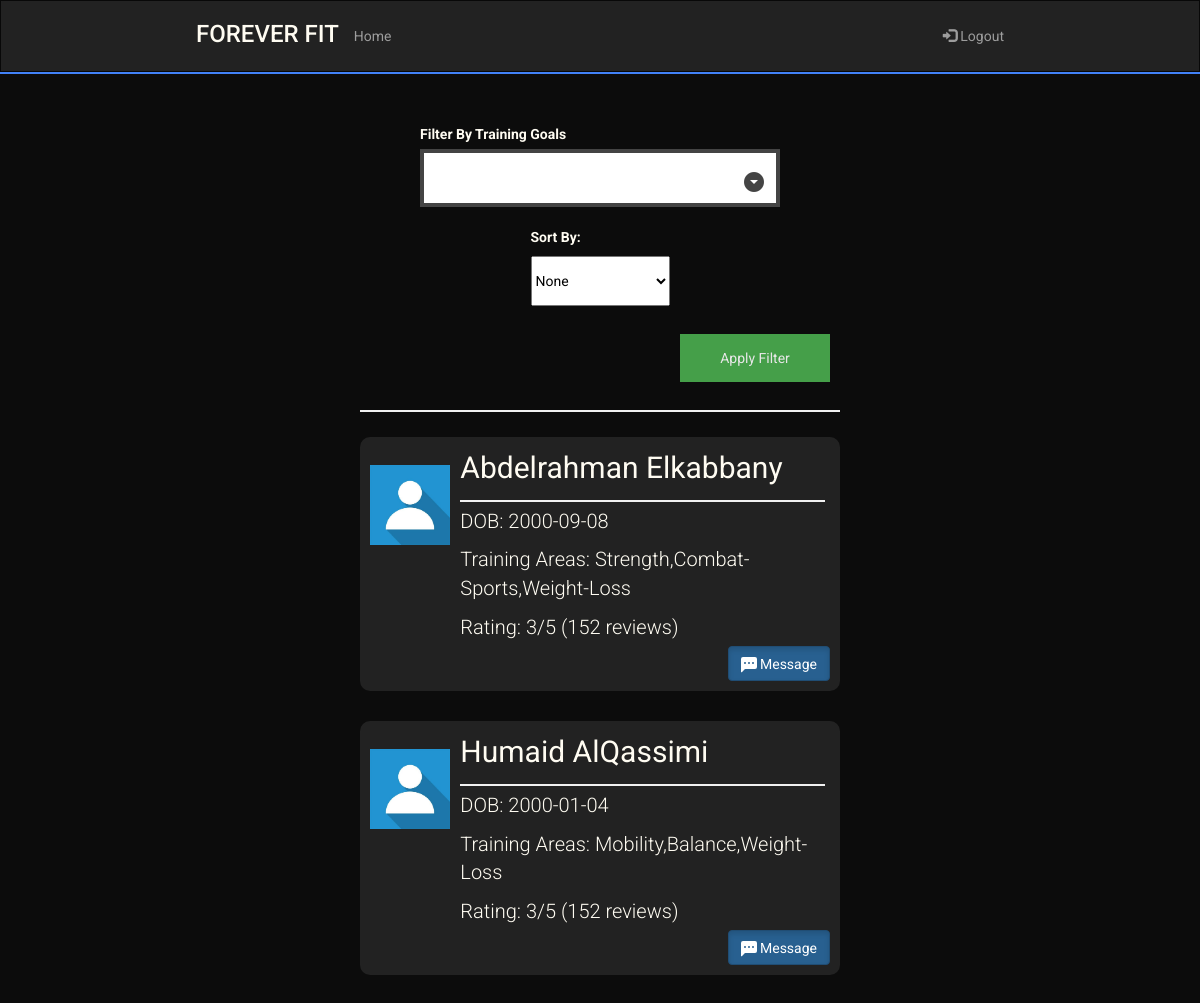
Page /TrainerSearch on the earlier database version.
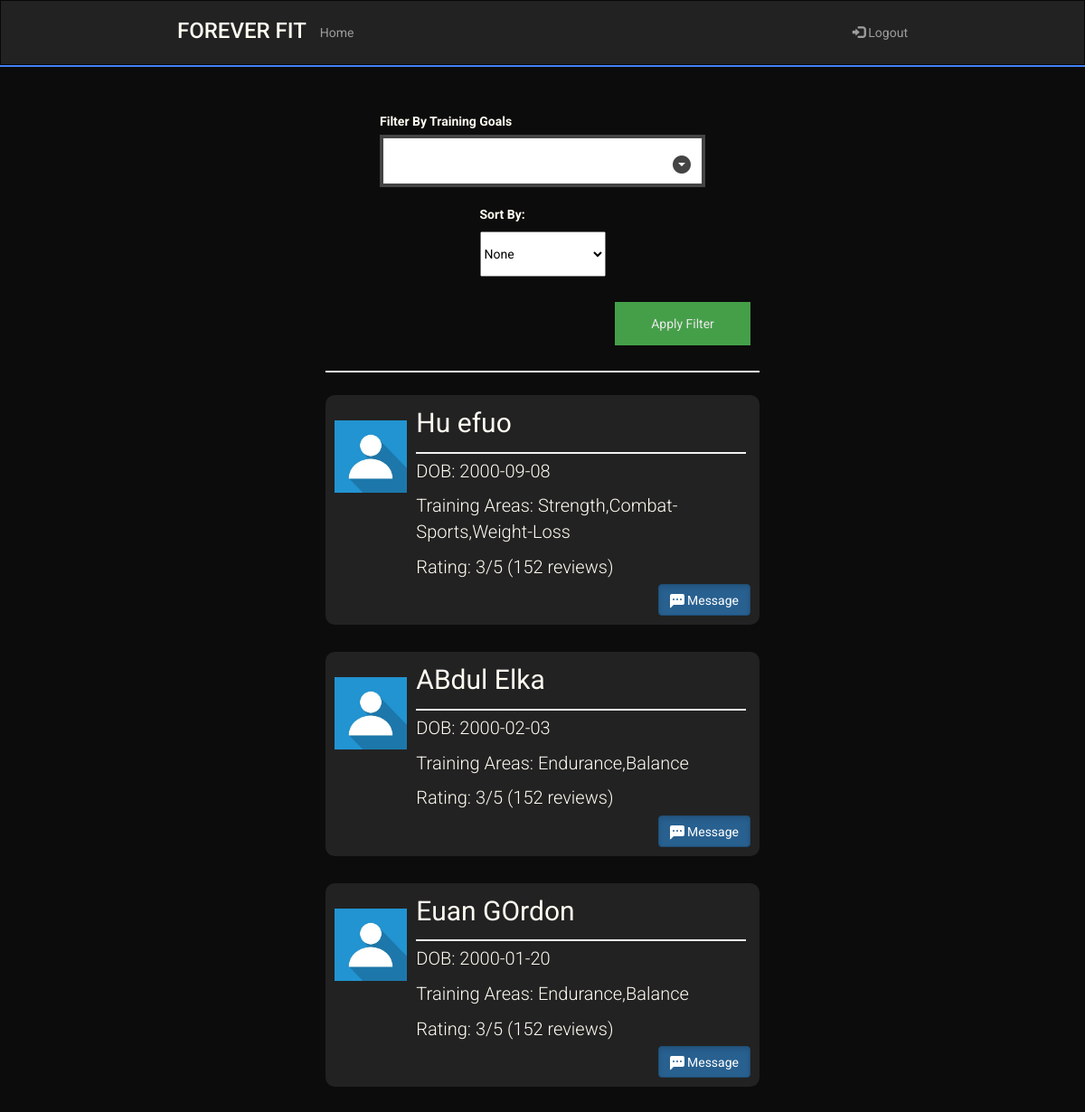
Same page on the later database version.
### sql_db.py (models this page shows, shortened)
class User(UserMixin,db.Model):
    __tablename__ = 'user'
    username = db.Column(db.String(80), unique=True, primary_key=True)
    fname = db.Column(db.String(120), nullable=False)
    lname = db.Column(db.String(120), nullable=False)
    dob = db.Column(db.String(120), nullable=False)
    password = db.Column(db.String(120), nullable=False)
    isTrainer = db.Column(db.Boolean, nullable = False)
    fitnessGoals = db.Column(db.String(120), nullable=True)
    def __repr__(self):
        return '<User %r>' % self.username

### routes.py (the view)
@app.route('/TrainerSearch')
def TrainerSearch():
    return render_template('trainer-search.html', trainers = get_trainers())

### sql_db.py (called while the page is built)
def get_trainers():
    print(User.query.filter_by(isTrainer = True).all())
    return User.query.filter_by(isTrainer = True).all()

### templates/trainer-search.html (shortened to what this page needs)
<!DOCTYPE html>
<html lang="en">
    <head>
        <link rel="stylesheet" href="https://maxcdn.bootstrapcdn.com/bootstrap/3.4.1/css/bootstrap.min.css" />
        <link rel="stylesheet" href="../static/main.css" />
        <link rel="stylesheet" href="../static/dropdown.css" />
    </head>
    <body>
        <header>
            <nav class="navbar navbar-inverse" style="border-radius: 0px; margin-bottom: 0px;">
                <div class="container-fluid">
                    <div class="navbar-header mobile-center">
                        <h3 class="logo" href="#">FOREVER FIT</h3>
                    </div>
                    <ul class="nav navbar-nav laptop">
                        <li><a href="/">Home</a></li>
                    </ul>
                    <ul class="nav navbar-nav navbar-right laptop">
                        <li>
                            <a href="/logout"><span class="glyphicon glyphicon-log-in"></span> Logout</a>
                        </li>
                    </ul>
                </div>
            </nav>
            <hr class="header-hr"/>
        </header>
        <main>
            <form method="post" class="t-options">
                <div class="trainer-options">
                    <div class="f-column tgoals">
                        <label>Filter By Training Goals</label>
                    </div>
                    <div class="f-column">
                        <label for="sortby" style="margin-bottom: 9px;">Sort By:</label>
                            <select id="sortby" name="sortby" style="color: black; height:50px;">
                              <option value="none">None</option>
                            </select>
                    </div>
                </div>
                <div class="filter-div">
                    <button type="submit" class="filter" >Apply Filter</button>
                </div>
                <hr>
            </form>
            <div class="trainer-holder">
                {% for trainer in trainers %}
                <div class="trainer-widget">
                    <div class="trainer-image">
                        <img src="../static/images/profile-picture.jpeg" alt="ProfilePicture" class="profile-picture">
                    </div>
                    <div class="flex-column">
                        <div class = "trainer-info">
                            <div class="trainer-name big">
                                <p>{{ trainer.fname }} {{ trainer.lname }}</p>
                            </div>
                            <hr style="width: 100%; margin-top: 5px; margin-bottom:5px">
                            <div class="small trainer-details">
                                <p>DOB: {{ trainer.dob }}</p>
                                <p>Training Areas: {{ trainer.fitnessGoals }}</p>
                                <p>Rating: 3/5 (152 reviews)</p>
                            </div>
                        </div>
                        <div class="message-button">
                            <a href="/chat/{{trainer.username}}" class="btn btn-primary active mbtn" role="button">
                                Message
                            </a>
                        </div>
                    </div>
                </div>
                {% endfor %}
            </div>
        </main>
    </body>
</html>

### static/main.css (style rules this page uses)
:root { --black: #0c0c0c; --white: #fffcf2; --red: #e54b4b; --lightred: #f0c1c1; --blue: #4282f8; --grey: #222222 }
@media (min-width : 872px) { .container-fluid { margin-bottom: 10px; } }
@media (min-width : 872px) { .navbar { padding-left: 15%; padding-right: 15%; } }
@media (min-width : 872px) { .navbar-nav { padding-top: 10px; } }
@media (min-width : 872px) { .big { font-size: 30px; } }
@media (min-width : 872px) { .small { font-size: 20px; font-weight: 300; } }
body { font-family: 'Roboto', sans-serif; background-color: var(--black); }
main { background-color: var(--black); display: block; overflow: auto; color: var(--white) }
.header-hr { margin-top: 0px; margin-bottom: 0px; border: 1px solid var(--blue); }
.logo { color: var(--white); }
hr { border: 1px solid #f1f1f1; margin-bottom: 25px; }
button { background-color: #4CAF50; color: white; padding: 14px 20px; margin: 8px 0; border: none; cursor: pointer; width: 100%; opacity: 0.9; }
.trainer-holder { display: flex; flex-direction: column; justify-content: space-between; }
.trainer-widget { border-radius: 10px; background-color: #222222; display: flex; flex-direction: row; margin-bottom: 30px; }
.trainer-image { width:100px; margin-right: 10px; }
.profile-picture { width: 100%; }
.trainer-info { width: 98%; }
.flex-column { width: 100%; }
.message-button { position: relative; height: 30px; }
.mbtn { position: absolute; bottom: 0; right: 0; }
.bi { position:relative; bottom: -4px; }
.trainer-options { display: flex; flex-wrap: wrap; }
@media (min-width : 1065px) { .trainer-holder { padding-left: 30%; padding-right: 30%; } }
@media (min-width : 1065px) { .trainer-image { padding-top : 18px; } }
@media (min-width : 1065px) { .trainer-widget { padding: 10px 10px 10px 10px; } }
@media (min-width : 1065px) { .t-options { padding-left:30%; padding-right:30%; padding-top: 30px; } }
.trainer-options { display: flex; flex-direction: row; justify-content: space-evenly; }
.f-column { padding-top:20px; display: flex; flex-direction: column; }
.filter { width: 150px; }
.filter-div { display: flex; padding-top: 20px; }
@media (min-width : 711px) { .tgoals { width: 75%; } }
@media (min-width : 711px) { .filter-div { justify-content: flex-end; padding-right: 10px; } }

Differences in the rows shown:
changed User: fname "Humaid" → "Hu"; lname "AlQassimi" → "efuo"; dob "2000-01-04" → "2000-09-08"; fitnessGoals "Mobility,Balance,Weight-Loss" → "Strength,Combat-Sports,Weight-Loss"; moves up the list
changed User: fname "Abdelrahman" → "ABdul"; lname "Elkabbany" → "Elka"; dob "2000-09-08" → "2000-02-03"; fitnessGoals "Strength,Combat-Sports,Weight-Loss" → "Endurance,Balance"
added User: fname "Euan", lname "GOrdon", dob "2000-01-20", fitnessGoals "Endurance,Balance"
